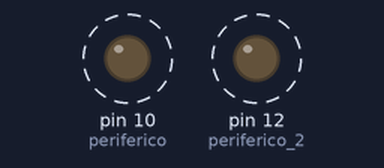
The program below on a simulated Arduino Mega 2560, built with avr-gcc and run on an emulated ATmega2560. Shown: output pins drawn as LEDs (lit = HIGH). Dashed ring = blinking. What the program prints to the serial monitor is not drawn.

Above: at 0.5 s.
Timing chart, 0 to 4.6 s (numbered marks = the images above):
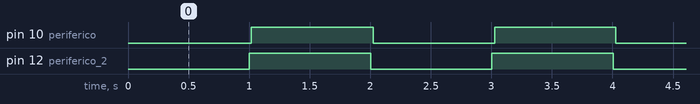

Measured:
- by itself, pin 10 (periferico), pin 12 (periferico_2): alternates HIGH for 1.0 s and LOW for 1.0 s
- by itself, everything shown: repeats every 2.0 s, in 4 steps

The program:

main.cpp
```cpp
#include <Arduino.h>
unsigned long int tempo_atual = 0; //unsigned usa os números dos bits até 65536 bits ao invés de 32767 e começa a contar do 0 e retorna sempre para o 0
//long torna o int em 2^64 bits
int BAUD_RATE = 9600;
//delay(100); --> é um temporizador "blocking"

unsigned long int tempo_anterior = 0;

int periferico = 10;

unsigned long int tempo_atual_2 = 0;
unsigned long int tempo_anterior_2 = 0;
unsigned long int periferico_2 = 12;

void setup() {
  Serial.begin(BAUD_RATE);
  pinMode(periferico, INPUT);
  pinMode(periferico, OUTPUT);
  pinMode(periferico_2, INPUT);
  pinMode(periferico_2, OUTPUT);
}

void loop() {
//millis(); --Z é um temporizador "não blocking" que reotnra o valor decimal do pulso a que se encontra o microcontrolador
  tempo_atual = millis();

  if (tempo_atual - tempo_anterior > 1000) {
    Serial.print("Tempo atual - ");
    Serial.println(tempo_atual);

    Serial.print("Tempo anterior - ");
    Serial.println(tempo_anterior);

    if(digitalRead(periferico) == LOW)
    {
      digitalWrite(periferico, HIGH);
    }
    else
    {
      digitalWrite(periferico, LOW);
    }

    tempo_anterior = millis();
  }

  //temporizador 2
  tempo_atual_2 = millis();

  if (tempo_atual_2 - tempo_anterior_2 > 1000)
  {
    Serial.print("Tempo atual - ");
    Serial.println(tempo_atual_2);

    Serial.print("Tempo anterior - ");
    //retirar o texto
    Serial.println(tempo_anterior_2);

    if(digitalRead(periferico_2) == LOW)
    {
      digitalWrite(periferico_2, HIGH);
    }
    else
    {
      digitalWrite(periferico_2, LOW);
    }

    tempo_anterior_2 = millis();
  }
}
//exercicio 1 - recriar o comportamento do detetor de presenças utilizando um led tal e qual está a ser utilizado hoje, deteta, liga, passado alguns segundos desliga, volta a detetar, volta a ligar
//exercicio 2 - proposição de melhoria e simular também utilizando o botão e o led
```
